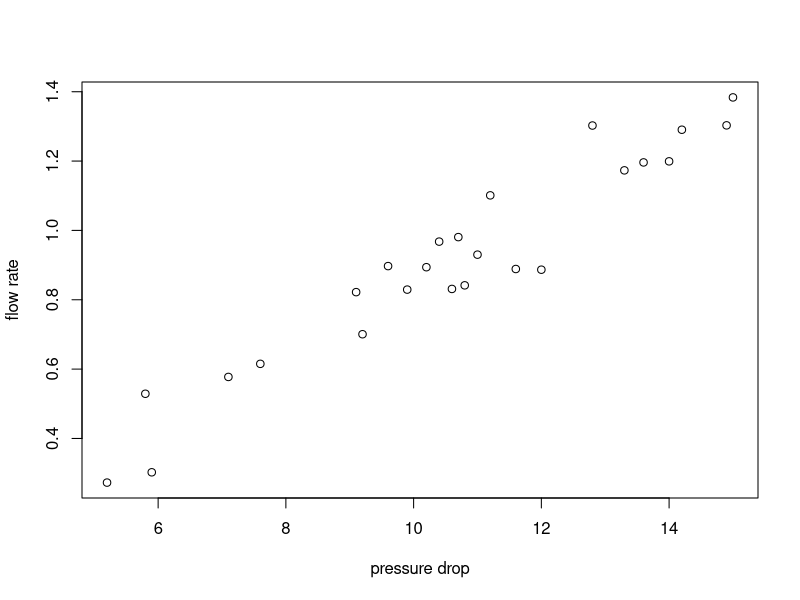

Write the R code that produced this figure.
## ---- chunk 1
knitr::opts_chunk$set(echo = TRUE)
options(tinytex.verbose = TRUE)
## ---- chunk 2
pd = c(9.2, 14.2, 10.7, 7.6, 13.3, 10.6, 5.9, 10.2, 14.9, 9.1, 12, 9.6, 11, 12.8, 13.6, 10.8, 5.2, 9.9, 11.6, 5.8, 15, 14, 7.1, 10.4, 11.2)
fr = c(0.7006, 1.2904, 0.9807, 0.6152, 1.1732, 0.8312, 0.3024, 0.8939, 1.3030, 0.8220, 0.8867, 0.8971, 0.9301, 1.3025, 1.1961, 0.8416, 0.2727, 0.8293, 0.8887, 0.5289, 1.3836, 1.1992, 0.5774, 0.9677, 1.1011)

plot(pd, fr, xlab = "pressure drop", ylab = "flow rate")
## ---- chunk 3
workdat=as.data.frame(cbind(fr, pd))
fit = lm(fr~pd, data=workdat)
fit$coefficients
#plot(pd, fr, xlab = "pressure drop", ylab = "flow rate")
#abline(coef=fit$coef, col=2, lwd=2)
## ---- chunk 4
y.hat = as.numeric(fit$coefficients[1]) + as.numeric(fit$coefficients[2])*pd
s2 = sum((y.hat - fr)^2) / (length(fr) - 2)
Sxx = sum((pd - mean(pd))^2)
se = sqrt(s2 / Sxx)
t1 = as.numeric(fit$coefficients[2] / se)
paste("t1 =", t1)
qt(0.975, length(fr) - 2)
2*pt(-abs(t1),df=length(fr)-2)
## ---- chunk 5
t2 = (as.numeric(fit$coefficients[2]) - 0.1) / se
paste("t2 =", t2)
qt(0.975, length(fr) - 2)
## ---- chunk 6
s2.b0 = (1 / length(fr) + mean(pd)^2 / Sxx) * s2
se.b0 = sqrt(s2.b0)
t3 = (as.numeric(fit$coefficients[1]) + 0.1) / se.b0
paste("t3 =", t3)
qt(0.975, length(fr) - 2)
## ---- chunk 7
y.hat2 = as.numeric(fit$coefficients[1]) + as.numeric(fit$coefficients[2])*10
val = qt(0.95,df=length(fr)-2)
se2 = sqrt(1 / length(pd) + (10 - mean(pd))^2 / Sxx) * se
ci = c(y.hat2 - val * se2, y.hat2 + val * se2)
ci
## ---- chunk 8
y.hat2 = as.numeric(fit$coefficients[1]) + as.numeric(fit$coefficients[2])*10
val = qt(0.975,df=length(fr)-2)
se2 = sqrt(1 + 1 / length(pd) + (10 - mean(pd))^2 / Sxx) * se
ci = c(y.hat2 - val * se2, y.hat2 + val * se2)
ci
